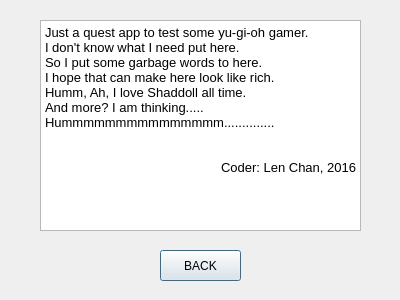
<?xml version="1.0" encoding="UTF-8"?>
<ui version="4.0">
 <class>Dialog</class>
 <widget class="QDialog" name="Dialog">
  <property name="geometry">
   <rect>
    <x>0</x>
    <y>0</y>
    <width>400</width>
    <height>300</height>
   </rect>
  </property>
  <property name="windowTitle">
   <string>About Info.</string>
  </property>
  <widget class="QPushButton" name="pushButton">
   <property name="geometry">
    <rect>
     <x>160</x>
     <y>250</y>
     <width>81</width>
     <height>31</height>
    </rect>
   </property>
   <property name="text">
    <string>BACK</string>
   </property>
  </widget>
  <widget class="QTextBrowser" name="textBrowser">
   <property name="geometry">
    <rect>
     <x>40</x>
     <y>20</y>
     <width>321</width>
     <height>211</height>
    </rect>
   </property>
   <property name="html">
    <string>&lt;!DOCTYPE HTML PUBLIC &quot;-//W3C//DTD HTML 4.0//EN&quot; &quot;http://www.w3.org/TR/REC-html40/strict.dtd&quot;&gt;
&lt;html&gt;&lt;head&gt;&lt;meta name=&quot;qrichtext&quot; content=&quot;1&quot; /&gt;&lt;style type=&quot;text/css&quot;&gt;
p, li { white-space: pre-wrap; }
&lt;/style&gt;&lt;/head&gt;&lt;body style=&quot; font-family:'Noto Sans'; font-size:10pt; font-weight:400; font-style:normal;&quot;&gt;
&lt;p style=&quot; margin-top:0px; margin-bottom:0px; margin-left:0px; margin-right:0px; -qt-block-indent:0; text-indent:0px;&quot;&gt;Just a quest app to test some yu-gi-oh gamer.&lt;/p&gt;
&lt;p style=&quot; margin-top:0px; margin-bottom:0px; margin-left:0px; margin-right:0px; -qt-block-indent:0; text-indent:0px;&quot;&gt;I don't know what I need put here.&lt;/p&gt;
&lt;p style=&quot; margin-top:0px; margin-bottom:0px; margin-left:0px; margin-right:0px; -qt-block-indent:0; text-indent:0px;&quot;&gt;So I put some garbage words to here.&lt;/p&gt;
&lt;p style=&quot; margin-top:0px; margin-bottom:0px; margin-left:0px; margin-right:0px; -qt-block-indent:0; text-indent:0px;&quot;&gt;I hope that can make here look like rich.&lt;/p&gt;
&lt;p style=&quot; margin-top:0px; margin-bottom:0px; margin-left:0px; margin-right:0px; -qt-block-indent:0; text-indent:0px;&quot;&gt;Humm, Ah, I love Shaddoll all time.&lt;/p&gt;
&lt;p style=&quot; margin-top:0px; margin-bottom:0px; margin-left:0px; margin-right:0px; -qt-block-indent:0; text-indent:0px;&quot;&gt;And more? I am thinking.....&lt;/p&gt;
&lt;p style=&quot; margin-top:0px; margin-bottom:0px; margin-left:0px; margin-right:0px; -qt-block-indent:0; text-indent:0px;&quot;&gt;Hummmmmmmmmmmmmmm..............&lt;/p&gt;
&lt;p style=&quot;-qt-paragraph-type:empty; margin-top:0px; margin-bottom:0px; margin-left:0px; margin-right:0px; -qt-block-indent:0; text-indent:0px;&quot;&gt;&lt;br /&gt;&lt;/p&gt;
&lt;p style=&quot;-qt-paragraph-type:empty; margin-top:0px; margin-bottom:0px; margin-left:0px; margin-right:0px; -qt-block-indent:0; text-indent:0px;&quot;&gt;&lt;br /&gt;&lt;/p&gt;
&lt;p align=&quot;right&quot; style=&quot; margin-top:0px; margin-bottom:0px; margin-left:0px; margin-right:0px; -qt-block-indent:0; text-indent:0px;&quot;&gt;Coder: Len Chan, 2016&lt;/p&gt;&lt;/body&gt;&lt;/html&gt;</string>
   </property>
  </widget>
 </widget>
 <resources/>
 <connections/>
</ui>
